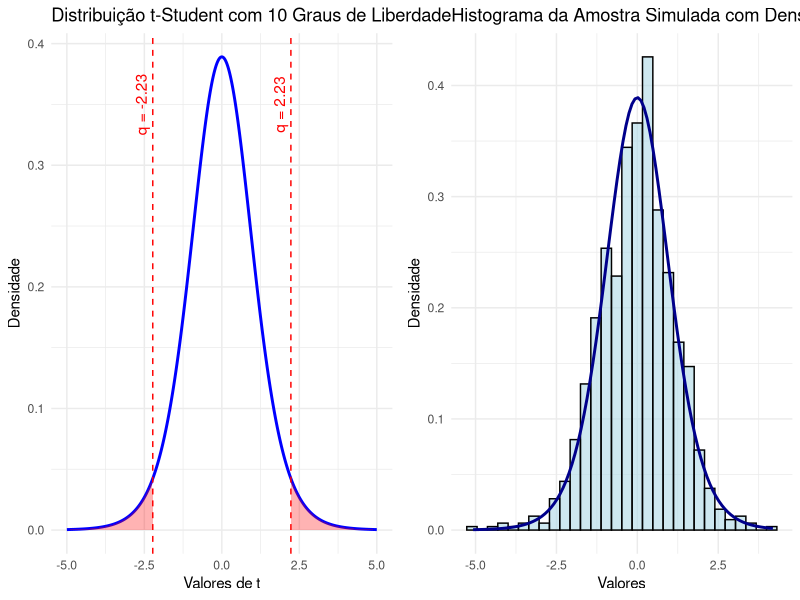

This figure's R source:
library(ggplot2)
library(dplyr)
library(gridExtra)

nu <- 10
alpha <- 0.05

x_vals <- seq(-5, 5, length.out = 1000)
densidade <- dt(x_vals, df = nu)
dados <- data.frame(x = x_vals, densidade = densidade)

q_inferior <- qt(alpha / 2, df = nu)
q_superior <- qt(1 - alpha / 2, df = nu)

plot_t <- ggplot(dados, aes(x = x, y = densidade)) +
  geom_line(color = "blue", size = 1) +
  labs(title = "Distribuição t-Student com 10 Graus de Liberdade",
       x = "Valores de t", y = "Densidade") +
  theme_minimal() +
  geom_vline(xintercept = c(q_inferior, q_superior), linetype = "dashed", color = "red") +
  annotate("text", x = q_inferior, y = max(dados$densidade)*0.9,
           label = sprintf("q = %.2f", q_inferior), angle = 90, vjust = -0.5, color = "red") +
  annotate("text", x = q_superior, y = max(dados$densidade)*0.9,
           label = sprintf("q = %.2f", q_superior), angle = 90, vjust = -0.5, color = "red") +
  geom_area(data = subset(dados, x <= q_inferior), aes(x = x, y = densidade), fill = "red", alpha = 0.3) +
  geom_area(data = subset(dados, x >= q_superior), aes(x = x, y = densidade), fill = "red", alpha = 0.3)

set.seed(123)
n <- 1000
dados_simulados <- rt(n, df = nu)
df_sim <- data.frame(valor = dados_simulados)

plot_hist <- ggplot(df_sim, aes(x = valor)) +
  geom_histogram(aes(y = ..density..), bins = 30,
                 color = "black", fill = "lightblue", alpha = 0.6) +
  stat_function(fun = function(x) dt(x, df = nu),
                color = "darkblue", size = 1) +
  labs(title = "Histograma da Amostra Simulada com Densidade t-Student",
       x = "Valores", y = "Densidade") +
  theme_minimal()

grid.arrange(plot_t, plot_hist, ncol = 2)
